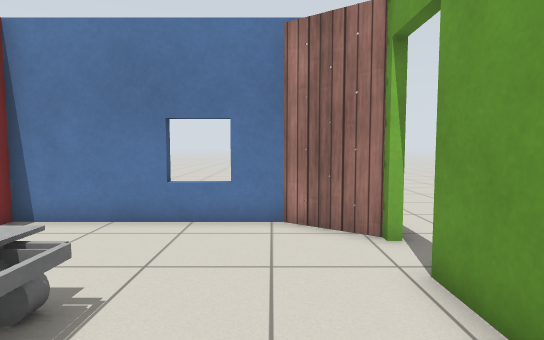
View 1 (above)

20 first-person views from a walk through a robot-simulator world made for Gazebo. The camera is 0.94 m above the floor, tilts 4° down and sees 80° across. The floor is counted in squares, 0.5 m on a side. Each view is taken from the middle of a square. On the plan, view 1 faces up. The plan holds only what a view shows up to about 17 squares ahead; the rest is blank. The place goes on beyond the plan. Gazebo's built-in surfaces are drawn with simple patterns. Some stock models are drawn as simple stand-ins. Surface patterns are stand-ins for the level's own textures.

View 2
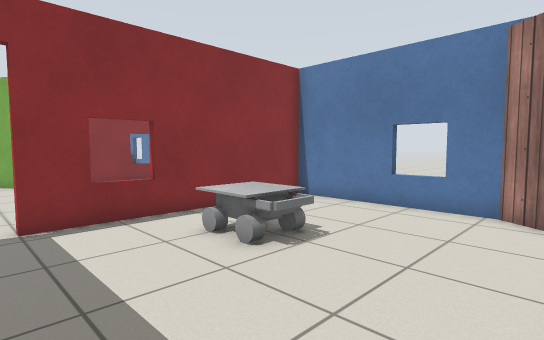

View 3
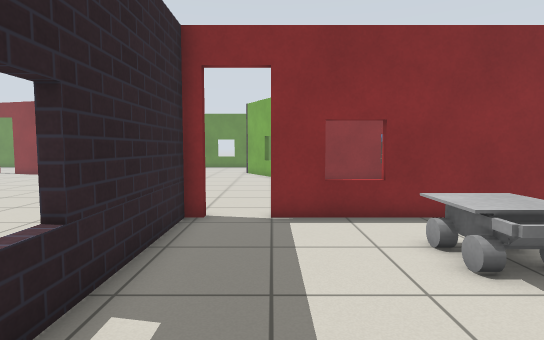

View 4
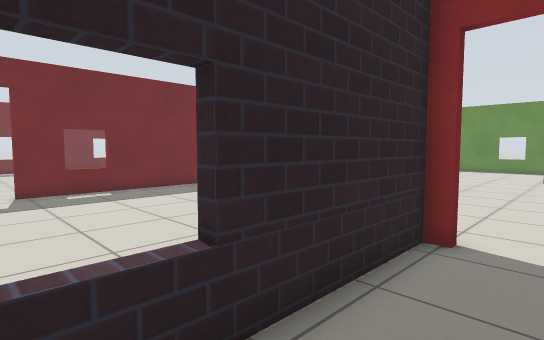

View 5
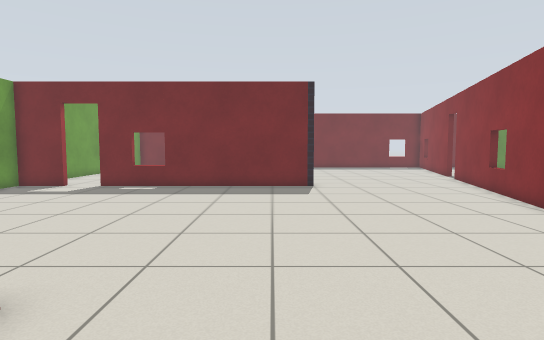

View 6
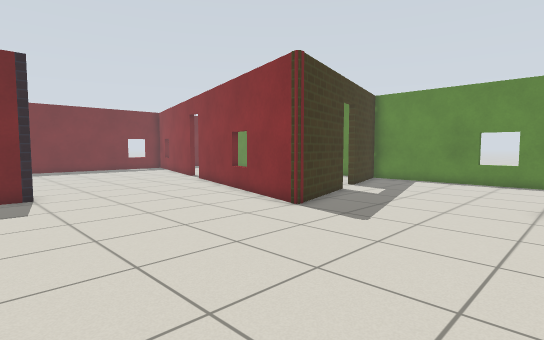

View 7
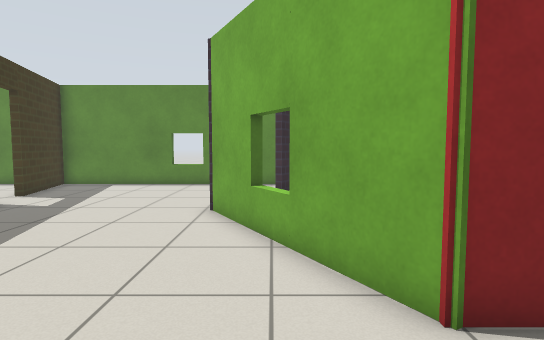

View 8
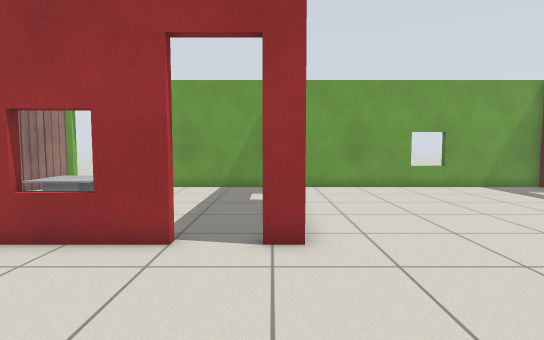

View 9
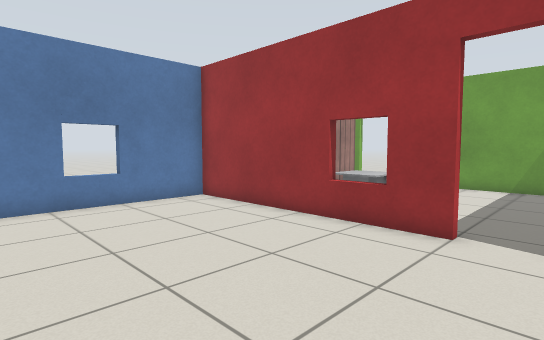

View 10
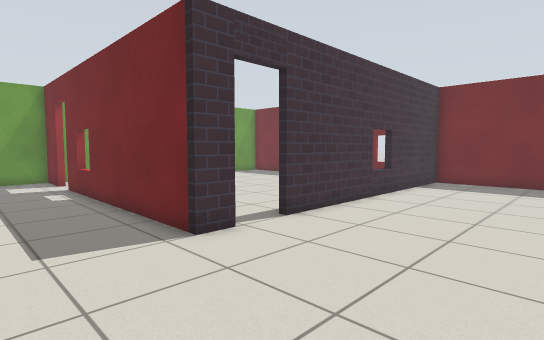

View 11
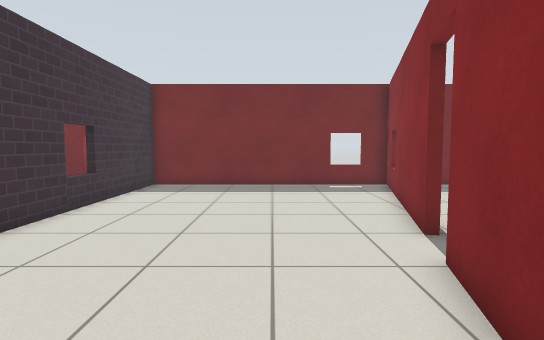

View 12
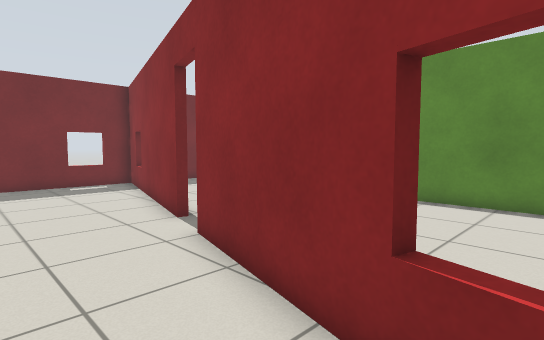

View 13
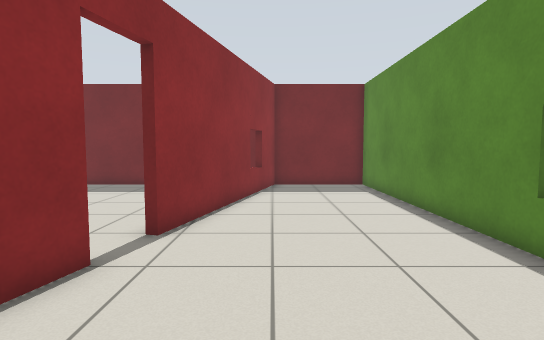

View 14
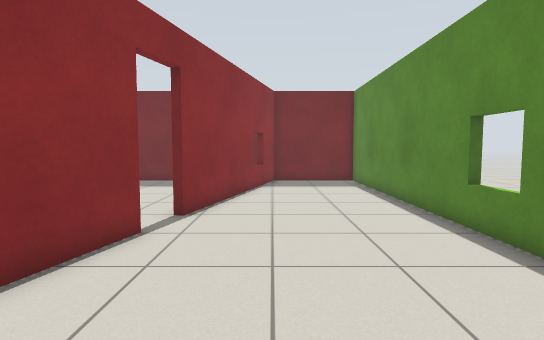

View 15
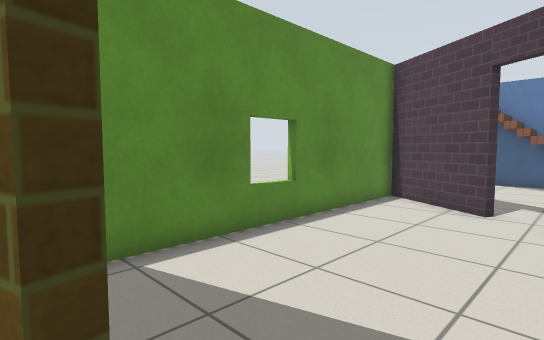

View 16
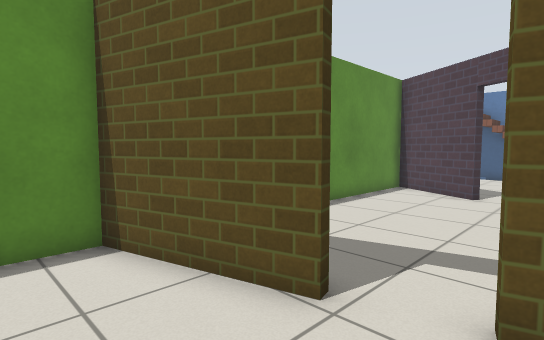

View 17
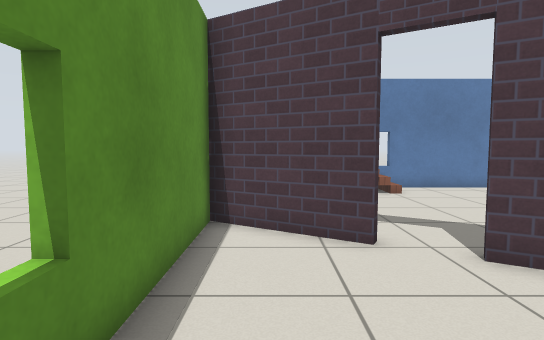

View 18
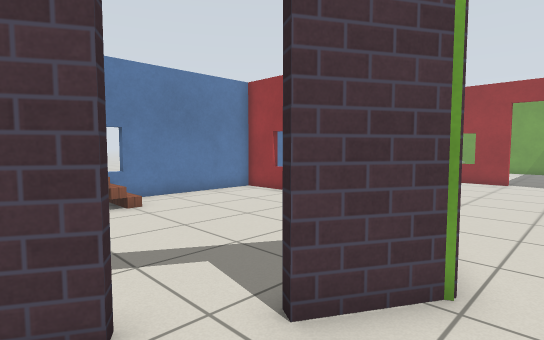

View 19
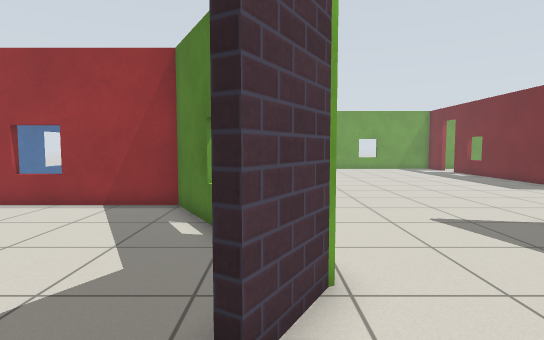

View 20
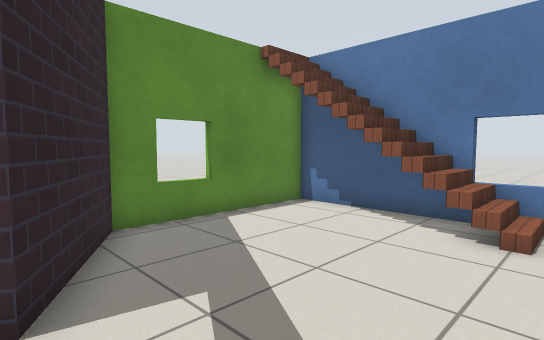

### Floor plan
Ten units are one square. View 1 is at (0, 0); x grows to the right and y downward. Boxes are objects, and circles mark ways between rooms. Rooms are numbered by the first view taken in them; rooms with no view inside come last. Other rooms are left out.
<svg viewBox="-291 -86 321 394">
<path fill="none" stroke="#000" d="M23 26 23 -46M-65 33 -1 33M21 -81 -65 -81 -65 11M-120 169 -120 157 -16 157M-68 37 -68 27M-226 104 -227 101 -182 89 -181 91 -208 192M-68 11 -68 -81 -131 -81M-16 32 -16 37M-213 208 -238 303 -120 303 -120 186M0 157 23 157 23 45M-250 9 -286 -12 -286 117 -244 105 -243 108M-153 -50 -153 -9 -217 28 -235 18M-211 191 -204 162M-243 108 -286 120 -286 303 -241 303 -215 207M-222 103 -226 104M-184 6 -156 -10 -156 -81 -286 -81 -286 -15 -249 6"/>
<rect x="-45" y="-35" width="30" height="20" fill="#bbb"><title>other object</title></rect>
<circle cx="-70" cy="15" r="3" fill="#2a7"/>
<circle cx="-210" cy="195" r="3" fill="#2a7"/>
<circle cx="-230" cy="100" r="3" fill="#2a7"/>
<circle cx="-240" cy="110" r="3" fill="#2a7"/>
<circle cx="-245" cy="10" r="3" fill="#2a7"/>
<text x="-20" y="-20">1</text>
<text x="-130" y="100">2</text>
<text x="-250" y="190">3</text>
<text x="-220" y="-40">4</text>
</svg>
Room 1 opens to room 2. Room 2 opens to room 3. Room 2 opens to room 4.

Where each view was taken, in squares from view 1:
view 1: 0 up, 0 right, facing up
view 2: 2 down, 2 right, facing up-left
view 3: 1 down, 2 right, facing left
view 4: 1 down, 0 right, facing down-left
view 5: 0 up, 10 left, facing down
view 6: 2 down, 10 left, facing down-left
view 7: 1 down, 12 left, facing left
view 8: 3 down, 13 left, facing right
view 9: 3 down, 14 left, facing up-right
view 10: 12 down, 18 left, facing down-right
view 11: 14 down, 18 left, facing down
view 12: 13 down, 17 left, facing down-left
view 13: 14 down, 24 left, facing down
view 14: 12 down, 24 left, facing down
view 15: 11 down, 23 left, facing up-left
view 16: 14 down, 22 left, facing up-left
view 17: 7 down, 27 left, facing up
view 18: 4 down, 26 left, facing up-right
view 19: 2 down, 26 left, facing right
view 20: 1 down, 21 left, facing up-left
